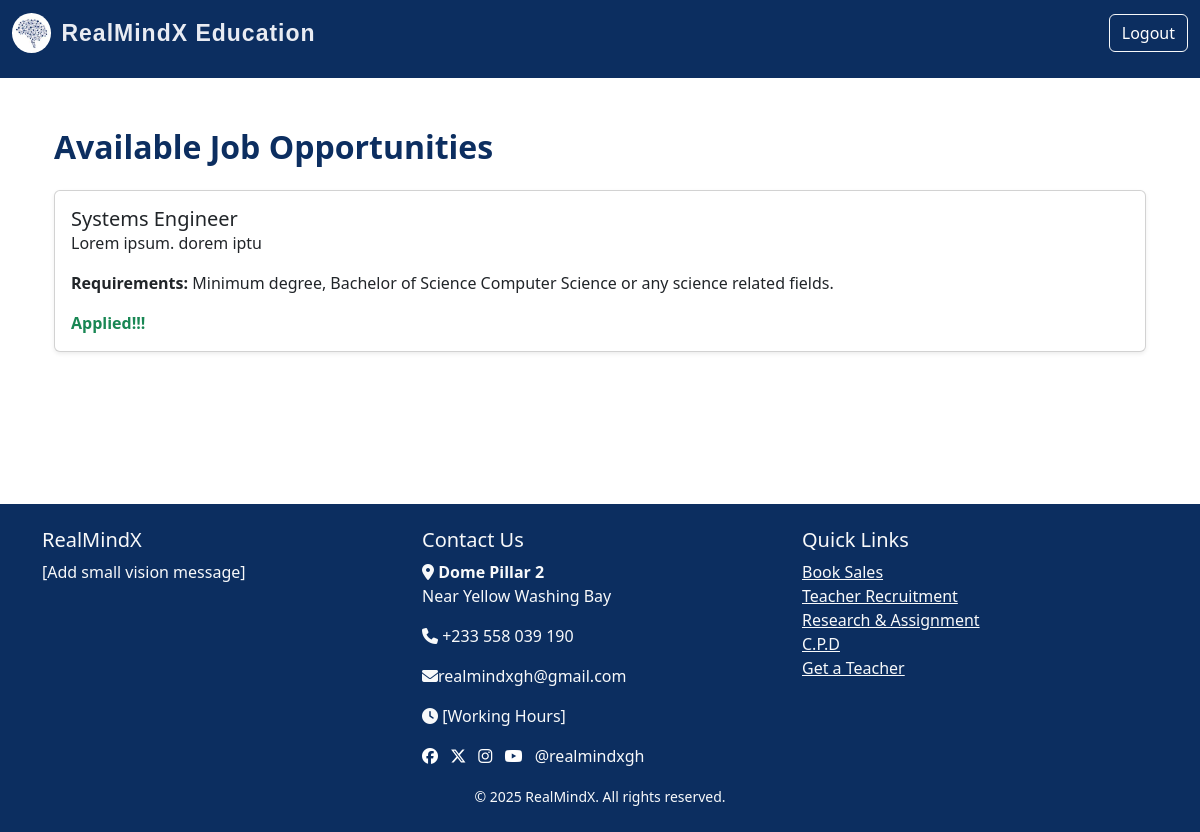
/users/dashboard (signed in), run on an earlier commit of the app's database.
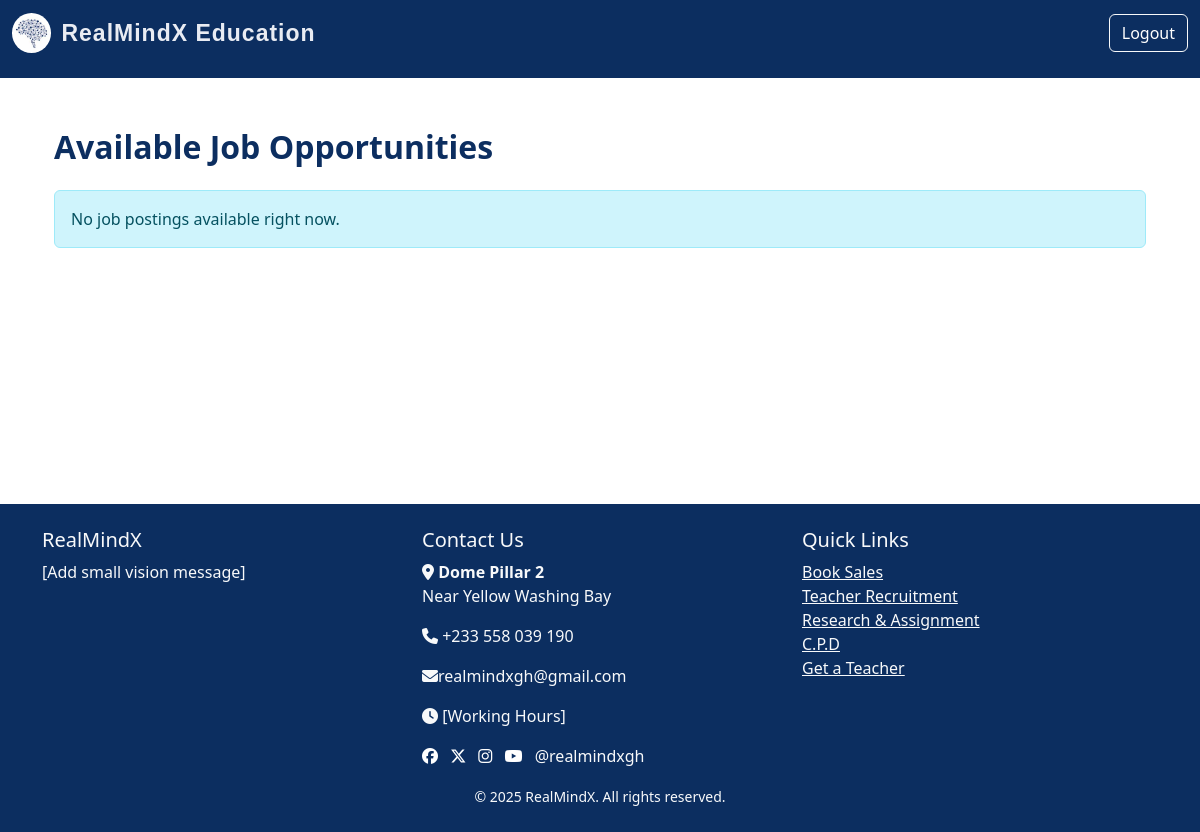
And on a later commit of the database.
### models.py (models this page shows)
class JobPost(db.Model):
    id = db.Column(db.Integer, primary_key=True)
    title = db.Column(db.String(150), nullable=False)
    description = db.Column(db.Text, nullable=False)
    job_type = db.Column(db.String(50))
    requirements = db.Column(db.Text, nullable=False)
    date_posted = db.Column(db.DateTime, default=datetime.utcnow)
    admin_id = db.Column(db.Integer, db.ForeignKey('admin.id'), nullable=False)
    applications = db.relationship('Application', backref='job', cascade='all, delete-orphan', lazy=True)

### routes.py (the view)
@app.route('/users/dashboard')
@login_required
def users_dashboard():
    if not isinstance(current_user, User):
        return redirect(url_for('admin_dashboard'))
    jobs = JobPost.query.order_by(JobPost.id.desc()).all()
    applied_jobs = [application.job_id for application in current_user.applications]
    return render_template('users_dashboard.html', jobs=jobs, applied_jobs=applied_jobs)

### routes.py (called while the page is built)
@login_manager.user_loader
def load_user(user_id):
    try:
        user_type, id = user_id.split(":")
        if user_type == "user":
            return User.query.get(int(id))
        elif user_type == "admin":
            return Admin.query.get(int(id))
    except ValueError:
        return None

### templates/users_dashboard.html
{% extends "index.html" %}
{% block content %}
<div class="container py-4">
    <h2 class="mb-4 fw-bold" style="color: #0C2E60;">Available Job Opportunities</h2>
    {% if jobs %}
        {% for job in jobs %}
        <div class="card mb-4 shadow-sm">
            <div class="card-body">
                <h5 class="card-title">{{ job.title }}</h5>
                <p class="card-text">{{ job.description }}</p>
                {% if job.requirements %}
                <p><strong>Requirements:</strong> {{ job.requirements }}</p>
                {% endif %}
                {% if job.id in applied_jobs %}
                <span class="text-success fw-bold">Applied!!!</span>
                {% else %}
                    <a href="{{ url_for('apply', job_id=job.id) }}" class="btn btn-primary">Apply</a>
                {% endif %}
            </div>
        </div>
        {% endfor %}
    {% else %}
        <div class="alert alert-info" role="alert">
            No job postings available right now.
        </div>
    {% endif %}
</div>
{% endblock %}

### templates/index.html (shortened to what this page needs)
<!DOCTYPE html>
<html lang="en">
<head>
  <link rel="stylesheet" href="https://cdn.jsdelivr.net/npm/bootstrap@5.3.3/dist/css/bootstrap.min.css">
  <link rel="stylesheet" href="https://cdnjs.cloudflare.com/ajax/libs/font-awesome/6.6.0/css/all.min.css">
  <link rel="stylesheet" href="{{ url_for('static', filename='main.css') }}">
</head>
<body>
<nav class="navbar navbar-expand-lg navbar-dark bg-steel fixed-top">
  <div class="container-fluid">
    <a class="navbar-brand d-flex align-items-center" href="{{ url_for('home') }}">
      <img src="{{ url_for('static', filename='images/brain.jpg') }}" alt="Logo" style="height: 40px; border-radius: 50%; margin-right: 10px;">
      RealMindX Education
    </a>
    <div class="collapse navbar-collapse justify-content-end" id="navbarNav">
      <ul class="navbar-nav">
        {% if current_user.is_authenticated %}
          <li class="nav-item">
            <a class="btn btn-outline-light ms-3" href="{{ url_for('logout') }}">Logout</a>
          </li>
        {% endif %}
      </ul>
    </div>
  </div>
</nav>
  <main class="container mt-5 pt-4">
    {% block content %}{% endblock %}
  </main>
  {% include 'footer.html' %}
</body>
</html>

### templates/footer.html (shortened to what this page needs)
<footer class="bg-steel text-light mt-5 pt-4 pb-4">
    <div class="container">
      <div class="row">
        <div class="col-md-4">
          <h5>RealMindX</h5>
          <p>[Add small vision message]</p>
        </div>
        <div class="col-md-4">
          <h5>Contact Us</h5>
          <p><i class="fa fa-map-marker-alt"></i> <strong>Dome Pillar 2</strong><br>
            Near Yellow Washing Bay</p>
          <p><i class="fa fa-phone"></i> +233 558 039 190</p>
          <p><i class="fa fa-envelope"></i>realmindxgh@gmail.com</p>
          <p><i class="fa fa-clock"></i> [Working Hours]</p>
          <a href="#" class="text-white me-2"><i class="fa-brands fa-facebook"></i></a>
          <a href="#" class="text-white me-2"><i class="fa-brands fa-x-twitter"></i></a>
          <a href="#" class="text-white me-2"><i class="fa-brands fa-instagram"></i></a>
          <a href="#" class="text-white me-2"><i class="fa-brands fa-youtube"></i></a>
          <span>@realmindxgh</span>
        </div>
        <div class="col-md-4">
          <h5>Quick Links</h5>
          <ul class="list-unstyled">
            <li><a href="#" class="text-light">Book Sales</a></li>
            <li><a href="#" class="text-light">Teacher Recruitment</a></li>
            <li><a href="#" class="text-light">Research & Assignment</a></li>
            <li><a href="#" class="text-light">C.P.D</a></li>
            <li><a href="#" class="text-light">Get a Teacher</a></li>
          </ul>
        </div>
      </div>
        <div class="text-center mt-3">
            <small id="copyright"></small>
        </div>
    </div>
  </footer>

### static/main.css (style rules this page uses)
html,body { position: relative; color: #0f0505; display: flex; flex-direction: column; margin: 0; margin-top: 1.0rem; min-height: 100vh; }
.container { flex: 1; }
.navbar { margin-bottom: 0; padding-bottom: 20px; }
.navbar-brand { text-decoration: none; font-family: "Poppins", sans-serif; font-size: 23px; font-weight: bold; color:rgb(233, 236, 243); letter-spacing: 1px; }
.bg-steel { background-color: #0C2E60; }
.navbar-nav a { font-size: 16px; font-weight: 400; display: flex; align-items: center; gap: 5px; color: #ffffff; }
h1, h2, h3, h4 { color: #0C2E60; }

What changed in the data, as far as the page shows it:
removed JobPost: title "Systems Engineer", description "Lorem ipsum. dorem iptu", requirements "Minimum degree, Bachelor of Science Computer Science or any science related fields.", shows "Applied!!!"
Also different on the page:
text now shown: "No job postings available right now."
